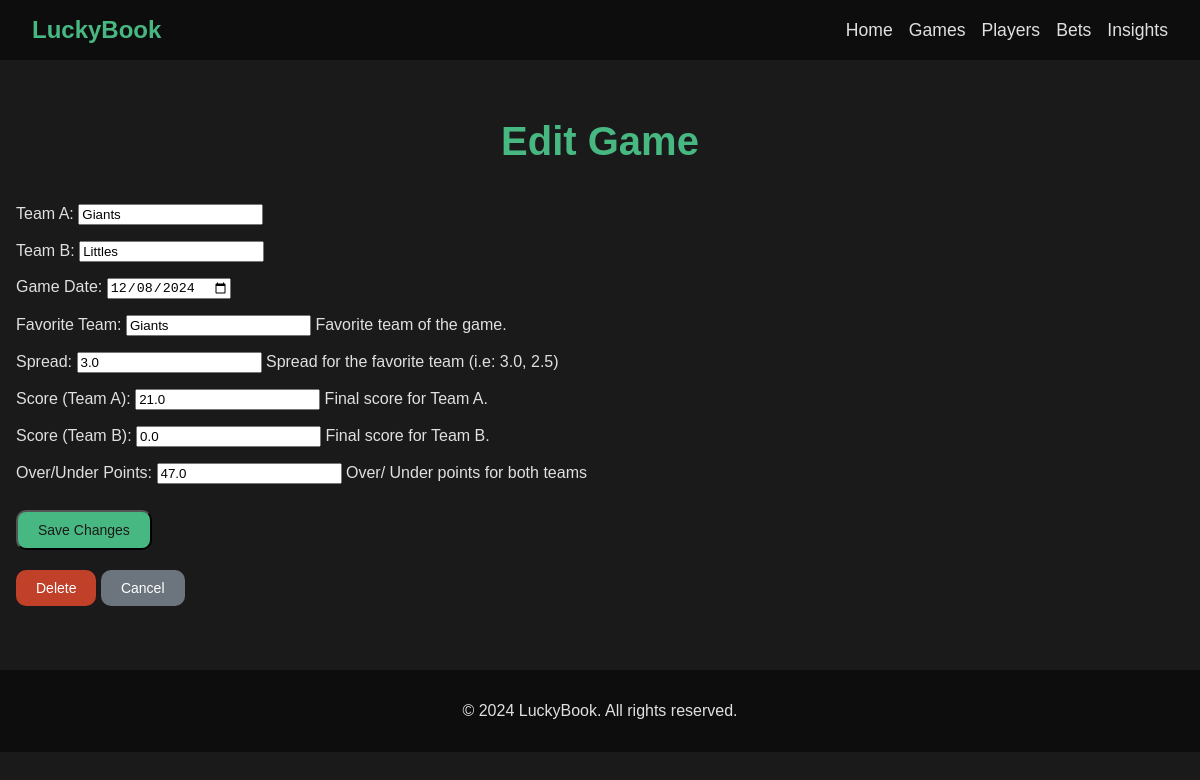
The page /games/3/edit/ on the database its author committed.
### my_book/models.py (models this page shows, shortened)
class Game(models.Model):
    team_a = models.CharField(max_length=100)  # Name of Team A
    team_b = models.CharField(max_length=100)  # Name of Team B
    game_date = models.DateField()
    fav = models.CharField(
        max_length=100,
        help_text="Favorite team of the game.",
    )
    fav_spread = models.DecimalField(
        max_digits=4,
        decimal_places=1,
        help_text="Spread for the favorite team (i.e: 3.0, 2.5)",
    )
    score_team_a = models.DecimalField(
        max_digits=4,
        decimal_places=1,
        null=True,
        blank=True,
        default=0.0,
        help_text="Final score for Team A.",
    )
    score_team_b = models.DecimalField(
        max_digits=4,
        decimal_places=1,
        null=True,
        blank=True,
        default=0.0,
        help_text="Final score for Team B.",
    )
    total_points = models.DecimalField(
        max_digits=5,
        decimal_places=1,
        null=True,
        blank=True,
        default=0.0,
        help_text="Total points for both teams",
    )
    over_under_points = models.DecimalField(
        max_digits=5,
        decimal_places=1,
        help_text="Over/ Under points for both teams",
    )

### my_book/views.py (the view)
# urls.py: path("games/<int:pk>/edit/", GameUpdateView.as_view(), name="game-edit"),
class GameUpdateView(UpdateView):
    model = Game
    form_class = GameForm
    template_name = "games/game_edit.html"
    success_url = reverse_lazy("game-list")

### my_book/forms.py
class GameForm(forms.ModelForm):
    class Meta:
        model = Game
        fields = [
            "team_a",
            "team_b",
            "game_date",
            "fav",
            "fav_spread",
            "score_team_a",
            "score_team_b",
            "over_under_points",
        ]
        labels = {
            "team_a": "Team A",
            "team_b": "Team B",
            "game_date": "Game Date",
            "fav": "Favorite Team",
            "fav_spread": "Spread",
            "score_team_a": "Score (Team A)",
            "score_team_b": "Score (Team B)",
            "over_under_points": "Over/Under Points",
        }
        widgets = {
            "game_date": forms.DateInput(attrs={"type": "date"}),
        }

### my_book/templates/games/game_edit.html (shortened to what this page needs)
{% extends 'my_book/base.html' %}
{% block content %}
    <div class="container">
        <h1 class="page-title">Edit Game</h1>
        <form method="post">
            {{ form.as_p }}
            <button type="submit" class="btn btn-primary">Save Changes</button>
        </form>
        <a href="{% url 'game-delete' game.pk %}" class="btn-secondary-delete">Delete</a>
        <a href="{% url 'game-list' %}" class="btn btn-secondary">Cancel</a>
    </div>
{% endblock %}

### static/styles.css (style rules this page uses)
body.dark-mode { background-color: #1a1a1a; color: #e0e0e0; font-family: Arial, sans-serif; margin: 0; padding: 0; }
.container { max-width: 1200px; margin: 0 auto; padding: 2em 1em; }
.page-title { font-size: 2.5em; color: #48b882; margin-bottom: 1em; text-align: center; }
.btn-primary { display: inline-block; background-color: #48b882; color: #1a1a1a; padding: 10px 20px; font-size: 14px; text-decoration: none; border-radius: 10px; transition: background-color 0.3s ease; margin: 10px auto; }
.btn-secondary { background-color: #6c757d; color: #ffffff; padding: 10px 20px; border: none; border-radius: 10px; font-size: 14px; cursor: pointer; text-decoration: none; display: inline-block; transition: background-color 0.3s ease; margin-top: 10px; }
.btn-secondary-delete { background-color: #c1402a; color: #ffffff; padding: 10px 20px; border: none; border-radius: 10px; font-size: 14px; cursor: pointer; text-decoration: none; display: inline-block; transition: background-color 0.3s ease; margin-top: 10px; }

### rows shown on the page
Game: team_a "Giants", team_b "Littles", game_date "12/08/2024", fav "Giants", fav_spread "3.0", score_team_a "21.0", score_team_b "0.0", over_under_points "47.0"
